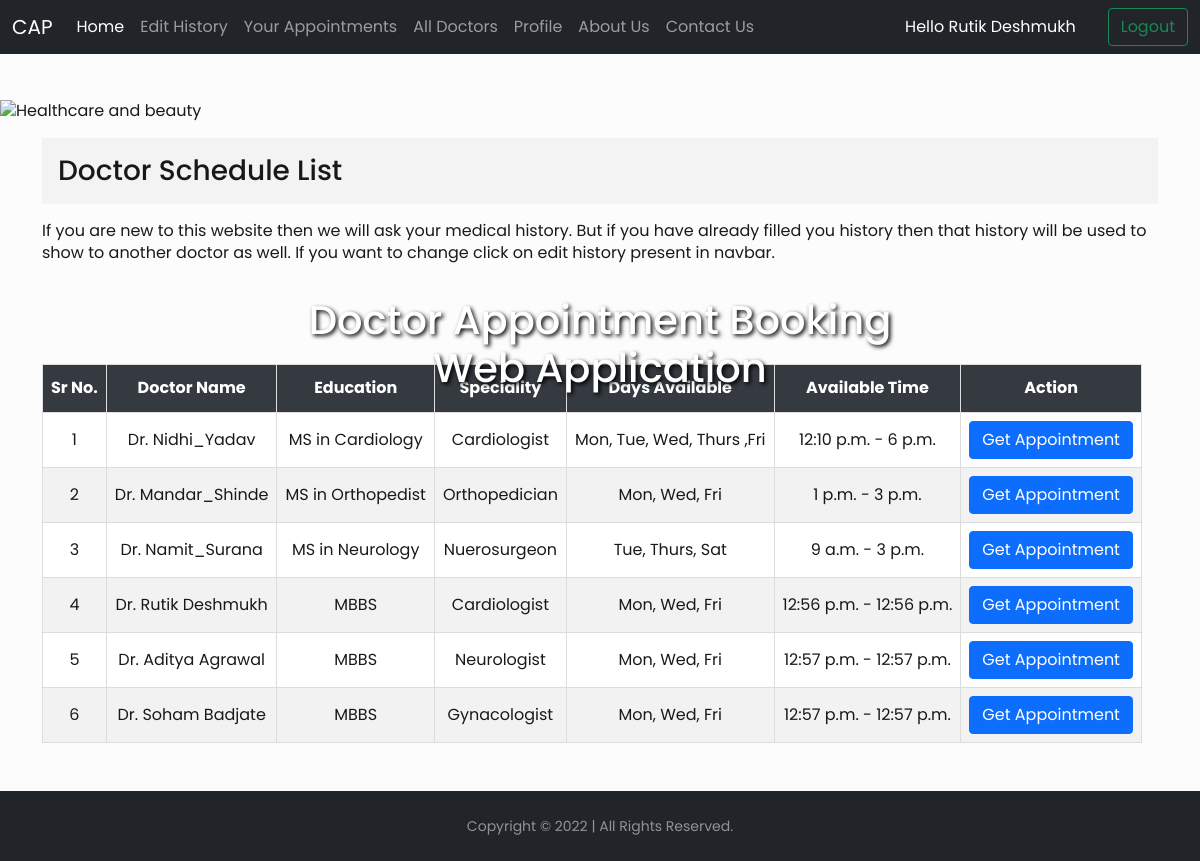
The page / (signed in) on the database its author committed.
### doctorpanel/models.py (models this page shows, shortened)
class Doctor(models.Model):
    name = models.OneToOneField(User,on_delete=models.CASCADE)
    gender = models.CharField(max_length=10)
    address = models.TextField(null=True,blank=True)
    date_of_Birth = models.DateField(null=True,blank=True)
    phoneno = models.CharField(max_length=15)
    degree = models.CharField(max_length=200)
    speciality = models.CharField(max_length=100)
    status = models.CharField(default="Active",max_length=10)
    addedon = models.DateTimeField()

class Doctorschedule(models.Model):
    Doctor = models.OneToOneField(Doctor,on_delete=models.CASCADE)
    Daysavail = models.CharField(max_length=50)
    Startime = models.TimeField(null=True,blank=True)
    Endtime = models.TimeField(null=True,blank=True)
    averageconsultime = models.IntegerField(null=True,blank=True)
    lastime = models.TimeField(null=True,blank=True)

### panel/views.py (the view)
# urls.py: 2. Add a URL to urlpatterns:  path('', views.home, name='home')
def home(request):
    if request.user.is_authenticated:
        docs = Doctor.objects.all()
        docschedule = Doctorschedule.objects.all()
        if Appointment.objects.filter(Patient=request.user.username).exists():
            appos = Appointment.objects.filter(Patient=request.user.username)
            dctrs = list()
            for i in appos:
                dctrs.append(i.Doctor)
        else:
            dctrs = "null"
        params = {'docs':docs,'docschedule':docschedule,'appos':dctrs}
        return render(request,'home.html',params)
    else:
        messages.error(request,"Please Login First")
        return redirect(accounts.views.login)

### templates/home.html (shortened to what this page needs)
<!DOCTYPE html>
<html lang="en">
<head>
    <link rel="stylesheet" href="https://s3-ap-southeast-1.amazonaws.com/spaculus/cdns/css/media.css">
    <link href="https://cdn.jsdelivr.net/npm/bootstrap@5.1.3/dist/css/bootstrap.min.css" rel="stylesheet"
>
    <link rel="stylesheet" type="text/css" href="https://cdn.datatables.net/v/dt/dt-1.11.5/datatables.min.css" />
</head>
<body>
    <nav class="navbar navbar-expand-lg navbar-dark bg-dark" style="z-index: 9999;">
        <div class="container-fluid">
            <a class="navbar-brand" href="{% url 'home' %}">CAP</a>
            <div class="collapse navbar-collapse" id="navbarSupportedContent">
                <ul class="navbar-nav me-auto mb-2 mb-lg-0">
                    <li class="nav-item">
                        <a class="nav-link active" aria-current="page" href="{% url 'home' %}">Home</a>
                    </li>
                    <li class="nav-item">
                        <a class="nav-link" href="{% url 'edithistory' %}">Edit History</a>
                    </li>
                    <li class="nav-item">
                        <a class="nav-link" href="">Your Appointments</a>
                    </li>
                    <li class="nav-item">
                        <a class="nav-link" href="{% url 'alldoctors' %}">All Doctors</a>
                    </li>
                    <li class="nav-item">
                        <a class="nav-link" href="">Profile</a>
                    </li>
                    <li class="nav-item">
                        <a class="nav-link" href="{% url 'aboutus' %}">About Us</a>
                    </li>
                    <li class="nav-item">
                        <a class="nav-link" href="{% url 'contactus' %}">Contact Us</a>
                    </li>
                </ul>
                <a class="nav-link active" style="color: #fff;margin: 0rem 1rem;">Hello {{user.username}}</span></a>
                <button type="button" class="btn btn-outline-success" data-bs-toggle="modal"
                    data-bs-target="#exampleModal">
                    Logout
                </button>
            </div>
        </div>
    </nav>
    <br><br>
    <section class="inner-page-banner">
        <img src="https://s3-ap-southeast-1.amazonaws.com/spaculus/cdns/images/health-beauty-bg.jpg"
            class="about-banner" alt="Healthcare and beauty">
        <div class="container">
            <div class="row contain">
                <div class="col text-center wow fadeInUp" data-wow-offset="0" data-wow-delay=".4s"
                    style="visibility: visible; animation-delay: 0.4s; animation-name: fadeInUp;">
                    <h1 class="centered">Doctor Appointment Booking Web Application</h1>
                </div>
            </div>
        </div>
    </section>
    <div class="container" style="margin-top: 1rem;">
        <h3 style="margin: 1rem 0rem;background-color: #f3f3f3;padding: 1rem;">Doctor Schedule List</h3>
        <marquee behavior="" direction="">If you are new to this website then we will ask your medical history. But if
            you have already filled you history then that history will be used to show to another doctor as well. If you
            want to change click on edit history present in navbar. </marquee>
        <table id="dataTable" style="text-align: center;margin-top: 100px;">
            <thead>
                <tr>
                    <th style="text-align: center;">Sr No.</th>
                    <th style="text-align: center;">Doctor Name</th>
                    <th style="text-align: center;">Education</th>
                    <th style="text-align: center;">Speciality</th>
                    <th style="text-align: center;">Days Available</th>
                    <th style="text-align: center;">Available Time</th>
                    <th style="text-align: center;">Action</th>
                </tr>
            </thead>
            <tbody>
                {% for i in docs %}
                <tr>
                    <td>{{forloop.counter}}</td>
                    <td>Dr. {{i.name}}</td>
                    <td>{{i.degree}}</td>
                    <td>{{i.speciality}}</td>
                    <td>
                        {% for j in docschedule %}
                        {% if j.Doctor == i %}
                        {{j.Daysavail}}
                        {% endif %}
                        {% endfor %}
                    </td>
                    <td>
                        {% for j in docschedule %}
                        {% if j.Doctor == i %}
                        {{j.Startime}} - {{j.Endtime}}
                        {% endif %}
                        {% endfor %}
                    </td>
                    <td>
                        {% if i.name.username in appos %}
                        <a href="{% url 'setdr' %}?dr={{i.name}}">
                            <center><button type="button" class="btn btn-primary">
                                    View Appointment
                                </button></center>
                        </a>
                        {% else %}
                        <a href="{% url 'setdoctor' %}?dr={{i.name}}">
                            <center><button type="button" class="btn btn-primary">
                                    Get Appointment
                                </button></center>
                        </a>
                        {% endif %}
                    </td>
                </tr>
                {% endfor %}
            </tbody>
        </table>
    </div>
    <footer id="sticky-footer" class="flex-shrink-0 py-4 bg-dark text-white-50" style="margin-top: 3rem ;">
        <div class="container text-center">
            <small>Copyright &copy; 2022 | All Rights Reserved.</small>
        </div>
    </footer>
</body>
</html>

### templates/home.html (style rules this page uses)
* { margin: 0; padding: 0; box-sizing: border-box; }
body { background: #fdfcfc; color: rgba(0, 0, 0, 0.9); font-family: "Poppins", sans-serif; font-size: 16px; line-height: 1.4; }
.contain { text-align: center; color: white; }
.centered { color: white; text-shadow: 2px 2px 4px #000000; position: absolute; top: 40%; left: 50%; transform: translate(-50%, -50%); }
#dataTable td, #dataTable th { border: 1px solid #ddd; padding: 8px; }
#dataTable tr { transition: transform 0.3s ease-in-out; }
#dataTable tr:nth-child(odd) { background-color: white; }
#dataTable tr:nth-child(even) { background-color: #f2f2f2; }
#dataTable th { padding-top: 12px; padding-bottom: 12px; text-align: left; background-color: #343a40; color: white; }

### rows shown on the page
Doctor: name "Nidhi_Yadav", degree "MS in Cardiology", speciality "Cardiologist"
Doctorschedule: Daysavail "Mon, Tue, Wed, Thurs ,Fri", Startime "12:10 p.m.", Endtime "6 p.m."
Doctor: name "Mandar_Shinde", degree "MS in Orthopedist", speciality "Orthopedician"
Doctorschedule: Daysavail "Mon, Wed, Fri", Startime "1 p.m.", Endtime "3 p.m."
Doctor: name "Namit_Surana", degree "MS in Neurology", speciality "Nuerosurgeon"
Doctorschedule: Daysavail "Tue, Thurs, Sat", Startime "9 a.m.", Endtime "3 p.m."
Doctor: name "Rutik Deshmukh", degree "MBBS", speciality "Cardiologist"
Doctorschedule: Daysavail "Mon, Wed, Fri", Startime "12:56 p.m.", Endtime "12:56 p.m."
Doctor: name "Aditya Agrawal", degree "MBBS", speciality "Neurologist"
Doctorschedule: Daysavail "Mon, Wed, Fri", Startime "12:57 p.m.", Endtime "12:57 p.m."
Doctor: name "Soham Badjate", degree "MBBS", speciality "Gynacologist"
Doctorschedule: Daysavail "Mon, Wed, Fri", Startime "12:57 p.m.", Endtime "12:57 p.m."

### other values the page prints
{{ user.username }} "Rutik Deshmukh"
